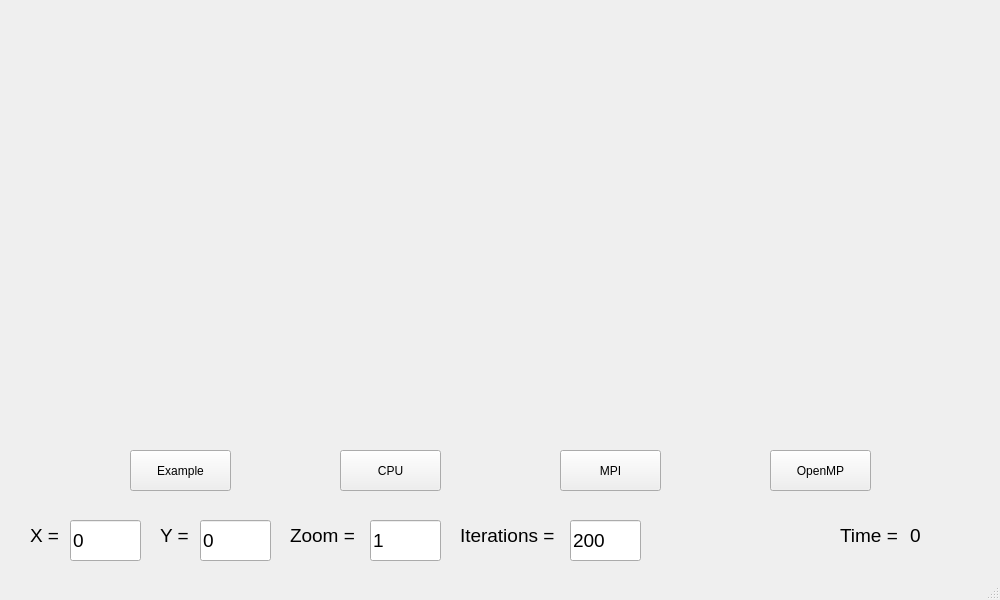
<?xml version="1.0" encoding="UTF-8"?>
<ui version="4.0">
 <class>MainWindow</class>
 <widget class="QMainWindow" name="MainWindow">
  <property name="geometry">
   <rect>
    <x>0</x>
    <y>0</y>
    <width>1000</width>
    <height>600</height>
   </rect>
  </property>
  <property name="windowTitle">
   <string>MandelbrotSet</string>
  </property>
  <widget class="QWidget" name="centralwidget">
   <widget class="QLabel" name="label">
    <property name="geometry">
     <rect>
      <x>30</x>
      <y>510</y>
      <width>41</width>
      <height>51</height>
     </rect>
    </property>
    <property name="minimumSize">
     <size>
      <width>0</width>
      <height>0</height>
     </size>
    </property>
    <property name="font">
     <font>
      <pointsize>14</pointsize>
     </font>
    </property>
    <property name="text">
     <string>X = </string>
    </property>
   </widget>
   <widget class="QLabel" name="label_2">
    <property name="geometry">
     <rect>
      <x>160</x>
      <y>510</y>
      <width>41</width>
      <height>51</height>
     </rect>
    </property>
    <property name="minimumSize">
     <size>
      <width>0</width>
      <height>0</height>
     </size>
    </property>
    <property name="font">
     <font>
      <pointsize>14</pointsize>
     </font>
    </property>
    <property name="text">
     <string>Y = </string>
    </property>
   </widget>
   <widget class="QLabel" name="label_3">
    <property name="geometry">
     <rect>
      <x>290</x>
      <y>510</y>
      <width>81</width>
      <height>51</height>
     </rect>
    </property>
    <property name="minimumSize">
     <size>
      <width>0</width>
      <height>0</height>
     </size>
    </property>
    <property name="font">
     <font>
      <pointsize>14</pointsize>
     </font>
    </property>
    <property name="text">
     <string>Zoom = </string>
    </property>
   </widget>
   <widget class="QLabel" name="label_4">
    <property name="geometry">
     <rect>
      <x>460</x>
      <y>510</y>
      <width>121</width>
      <height>51</height>
     </rect>
    </property>
    <property name="minimumSize">
     <size>
      <width>0</width>
      <height>0</height>
     </size>
    </property>
    <property name="font">
     <font>
      <pointsize>14</pointsize>
     </font>
    </property>
    <property name="text">
     <string>Iterations = </string>
    </property>
   </widget>
   <widget class="QLabel" name="label_5">
    <property name="geometry">
     <rect>
      <x>840</x>
      <y>510</y>
      <width>81</width>
      <height>51</height>
     </rect>
    </property>
    <property name="minimumSize">
     <size>
      <width>0</width>
      <height>0</height>
     </size>
    </property>
    <property name="font">
     <font>
      <pointsize>14</pointsize>
     </font>
    </property>
    <property name="text">
     <string>Time = </string>
    </property>
   </widget>
   <widget class="QLabel" name="Time">
    <property name="geometry">
     <rect>
      <x>910</x>
      <y>510</y>
      <width>81</width>
      <height>51</height>
     </rect>
    </property>
    <property name="minimumSize">
     <size>
      <width>0</width>
      <height>0</height>
     </size>
    </property>
    <property name="font">
     <font>
      <pointsize>14</pointsize>
     </font>
    </property>
    <property name="text">
     <string>0</string>
    </property>
   </widget>
   <widget class="QPushButton" name="CPUButton">
    <property name="geometry">
     <rect>
      <x>340</x>
      <y>450</y>
      <width>101</width>
      <height>41</height>
     </rect>
    </property>
    <property name="text">
     <string>CPU</string>
    </property>
   </widget>
   <widget class="QPushButton" name="MPIButton">
    <property name="geometry">
     <rect>
      <x>560</x>
      <y>450</y>
      <width>101</width>
      <height>41</height>
     </rect>
    </property>
    <property name="text">
     <string>MPI</string>
    </property>
   </widget>
   <widget class="QPushButton" name="OpenMPButton">
    <property name="geometry">
     <rect>
      <x>770</x>
      <y>450</y>
      <width>101</width>
      <height>41</height>
     </rect>
    </property>
    <property name="text">
     <string>OpenMP</string>
    </property>
   </widget>
   <widget class="QPushButton" name="ExampleButton">
    <property name="geometry">
     <rect>
      <x>130</x>
      <y>450</y>
      <width>101</width>
      <height>41</height>
     </rect>
    </property>
    <property name="text">
     <string>Example</string>
    </property>
   </widget>
   <widget class="QLineEdit" name="X">
    <property name="geometry">
     <rect>
      <x>70</x>
      <y>520</y>
      <width>71</width>
      <height>41</height>
     </rect>
    </property>
    <property name="font">
     <font>
      <pointsize>14</pointsize>
     </font>
    </property>
    <property name="text">
     <string>0</string>
    </property>
   </widget>
   <widget class="QLineEdit" name="Y">
    <property name="geometry">
     <rect>
      <x>200</x>
      <y>520</y>
      <width>71</width>
      <height>41</height>
     </rect>
    </property>
    <property name="font">
     <font>
      <pointsize>14</pointsize>
     </font>
    </property>
    <property name="text">
     <string>0</string>
    </property>
   </widget>
   <widget class="QLineEdit" name="Zoom">
    <property name="geometry">
     <rect>
      <x>370</x>
      <y>520</y>
      <width>71</width>
      <height>41</height>
     </rect>
    </property>
    <property name="font">
     <font>
      <pointsize>14</pointsize>
     </font>
    </property>
    <property name="text">
     <string>1</string>
    </property>
   </widget>
   <widget class="QLineEdit" name="Iterations">
    <property name="geometry">
     <rect>
      <x>570</x>
      <y>520</y>
      <width>71</width>
      <height>41</height>
     </rect>
    </property>
    <property name="font">
     <font>
      <pointsize>14</pointsize>
     </font>
    </property>
    <property name="text">
     <string>200</string>
    </property>
   </widget>
   <widget class="QLabel" name="Image">
    <property name="geometry">
     <rect>
      <x>0</x>
      <y>0</y>
      <width>1000</width>
      <height>420</height>
     </rect>
    </property>
    <property name="text">
     <string/>
    </property>
   </widget>
  </widget>
  <widget class="QMenuBar" name="menubar">
   <property name="geometry">
    <rect>
     <x>0</x>
     <y>0</y>
     <width>1000</width>
     <height>25</height>
    </rect>
   </property>
  </widget>
  <widget class="QStatusBar" name="statusbar"/>
 </widget>
 <resources/>
 <connections/>
</ui>
